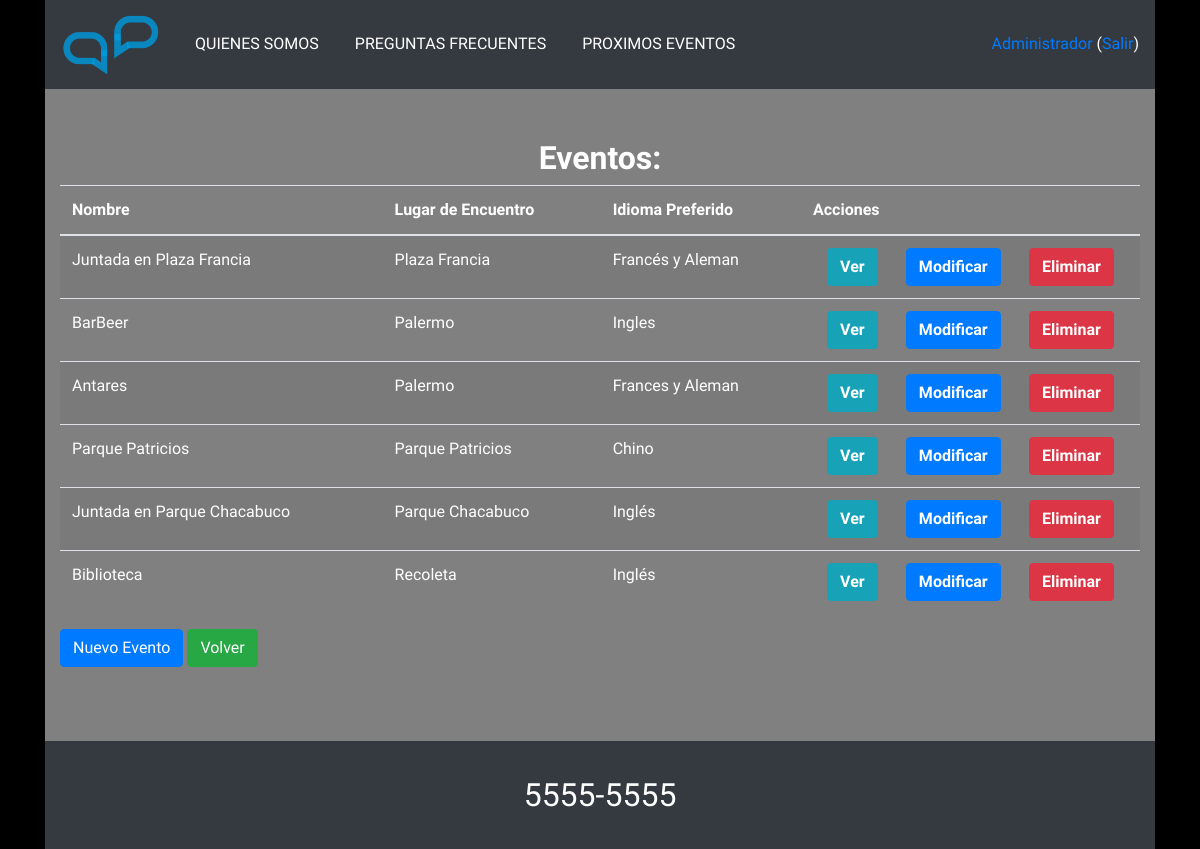
The app's page /VerEventos.php (signed in) with its own data.
### tables this page shows
CREATE TABLE `users` (
  `id` int(10) NOT NULL AUTO_INCREMENT,
  `name` varchar(255) NOT NULL,
  `email` varchar(190) NOT NULL,
  `password` varchar(255) NOT NULL,
  `age` int(10) NOT NULL,
  `telephone` varchar(255) NOT NULL,
  `country` varchar(255) NOT NULL,
  `website` varchar(100) NOT NULL,
  `message` varchar(100) DEFAULT NULL,
  `sex` varchar(100) NOT NULL,
  `language` varchar(100) NOT NULL,
  `role_id` int(11) DEFAULT NULL,
  `created_at` timestamp NULL DEFAULT NULL,
  `updated_at` timestamp NULL DEFAULT NULL,
  `photo` varchar(255) DEFAULT NULL,
  PRIMARY KEY (`id`),
  UNIQUE KEY `users_email_unique` (`email`)
);

CREATE TABLE `events` (
  `id` int(10) NOT NULL AUTO_INCREMENT,
  `name` varchar(190) NOT NULL,
  `site` varchar(500) NOT NULL,
  `language` varchar(100) NOT NULL,
  `status_id` int(11) DEFAULT NULL,
  `created_at` timestamp NULL DEFAULT NULL,
  `updated_at` timestamp NULL DEFAULT NULL,
  PRIMARY KEY (`id`),
  UNIQUE KEY `event_name_unique` (`name`)
);

### funciones.php (called while the page is built, shortened)
<?php
	require_once("connect.php");
	require_once("Clases/usuario.php");
	require_once("Clases/Eventos.php");
	require_once("Clases/evento.php");
  if(isset($_SESSION['id'])) {
		$usuario = traerUsuarioPorId($_SESSION['id']);
	}
	function estaLogueado() {
		return isset($_SESSION['id']);
	}
	function traerUsuarioPorId($id){
		$unUsuario = new usuario(null, null);
		$unUsuario->find($id);
		if($unUsuario){
			return $unUsuario;
		}
		return false;
	}

### connect.php (called while the page is built, shortened)
<?php
	function dbConnect(){
		$ruta = 'mysql:host=localhost; dbname=tpi_db; charset=utf8; port=3306';
		$usuario = 'root';
		$password = 'root';
		$opciones = array(PDO::MYSQL_ATTR_INIT_COMMAND => "SET NAMES utf8");
		try {
			$conn = new PDO($ruta, $usuario, $password, $opciones);
			$conn->setAttribute(PDO::ATTR_ERRMODE, PDO::ERRMODE_EXCEPTION);
			return $conn;
		}
		catch( PDOException $ErrorEnConexion ) {
			echo "Error DB, dbConnect(): ".$ErrorEnConexion->getMessage();
			return false;
		}
	}
?>

### Clases/MySQL_DB.php (called while the page is built, shortened)
<?php
require_once("funciones.php");
class MySQL_DB extends DB
{
  protected $conn;
  public function __construct($conn){
    if($conn){
      $this->conn = $conn;
    }else{
      try {
        $this->conn = new PDO('mysql:host=localhost; dbname=tpi_db; charset=utf8; port=3306', 'root', 'root', array(PDO::MYSQL_ATTR_INIT_COMMAND => "SET NAMES utf8"));
        $this->conn->setAttribute(PDO::ATTR_ERRMODE, PDO::ERRMODE_EXCEPTION);
      } catch (Exception $e) {
        echo $e->getMessage();
        exit;
      }
    }
  }
  public function select($tabla, $columnas, $modelo){
    $campos = '';
    foreach ($columnas as $value) {
      if (in_array($value, $modelo->columns)) {
        $campos .= $value . ',';
      }
    }
    $campos = trim($campos, ',');
    $sql = 'select '.$campos.' from '.$tabla;
    try {
      $ConsultaALaBase = $this->conn->prepare($sql);
      $ConsultaALaBase->execute();
    } catch (Exception $e) {
      $e->getMessage();
    }
    return $ConsultaALaBase->fetchAll(PDO::FETCH_ASSOC);
  }
  public function find($tabla, $id)
  {
    $sql = 'select * from '.$tabla.' where id = :id';
    try {
      $stmt = $this->conn->prepare($sql);
      $stmt->bindValue(':id', $id);
      $stmt->execute();
    } catch(Exception $e) {
      echo "Error MySQL_DB->find();\n";
      $e->getMessage();
      exit;
    }
    return $stmt->fetch(PDO::FETCH_ASSOC);
  }
}

### Clases/Modelo.php (called while the page is built, shortened)
<?php
class Modelo
{
  public $table;
  public $columns;
  public $datos;
  protected $db;
  public function __construct($datos=[], $conn)
  {
    $this->datos = $datos;
    $this->db = new MySQL_DB($conn);
  }
  public function getAttr($attr)
  {
    return isset($this->datos[$attr]) ? $this->datos[$attr] : null;
  }
  public function setAttr($attr, $value)
  {
    $this->datos[$attr] = $value;
  }
  public function select(){
    return $this->db->select($this->table, $this->columns, $this);
  }
  public function find($id){
    $reg = $this->db->find($this->table, $id);
  }
}

### Clases/Eventos.php (called while the page is built, shortened)
<?php
  require_once("evento.php");
  class Eventos {
    public static $TodosLosEventos;
    public static function ObtenerTodos() {
        if (!isset(self::$TodosLosEventos)) {
            $TodosLosEventos = array();
            if(!($conn = dbConnect())) {
              echo "Conexión fallida. Eventos->ObtenerTodos.";
              exit;
            }
            $unEvento = new evento(null, $conn);
            $Registros = $unEvento->select();
            foreach($Registros as $unRegistro) {
            		$unEvento = new evento($unRegistro, $conn);
                $TodosLosEventos[] = $unEvento;
            }
            return $TodosLosEventos;
            self::$TodosLosEventos = $EventosADevolver;
        } else {
            return self::$TodosLosEventos;
        }
      }
  }
?>

### Clases/evento.php (called while the page is built, shortened)
<?php
  require_once('MySQL_DB.php');
  require_once('Modelo.php');
  class evento extends Modelo{
    public function getName(){
      return $this->getAttr('name');
    }
    public function getSite(){
      return $this->getAttr('site');
    }
    public function getLanguage(){
      return $this->getAttr('language');
    }
  }
?>

### Clases/usuario.php (called while the page is built, shortened)
<?php
  require_once('MySQL_DB.php');
  require_once('Modelo.php');
  class usuario extends Modelo{
    public function isAdmin() {
      return $this->getAttr('role_id') == 1;
    }
  }
?>

### VerEventos.php (the view, shortened to what this page needs)
<?php
  require_once("funciones.php");
  require_once("Clases/Eventos.php");
  $TodosLosEventos = Eventos::ObtenerTodos();
  $userIsAdmin = $usuario->isAdmin();
 ?>
  <?php $TituloPagina = "Proximos Eventos"; include 'header.php'; ?>
    <h1>Eventos:</h1>
      <table class="table table-striped table-hover">
        <thead>
          <tr>
            <th>Nombre</th>
            <th>Lugar de Encuentro</th>
            <th>Idioma Preferido</th>
            <th>Acciones</th>
          </tr>
        </thead>
      <tbody>
      <?php foreach($TodosLosEventos as $unEvento): ?>
      <tr>
        <td><?=$unEvento->getName();?></td>
        <td><?=$unEvento->getSite();?></td>
        <td><?=$unEvento->getLanguage();?></td>
        <td>
          <div class="d-flex justify-content-around">
            <form class="" action="EventoDetalle.php" method="get">
              <button type="submit" class="btn btn-info" name="">
                <span><strong>Ver</strong></span>
              </button>
            </form>
            <?php if ($userIsAdmin): ?>
              <form class="" action="EditarEvento.php" method="get">
                <button type="submit" class="btn btn-primary" name="">
                  <span><strong>Modificar</strong></span>
                </button>
              </form>
              <form class="" action="deleteEvent.php" method="post">
                <button type="submit" class="btn btn-danger" name="">
                  <span><strong>Eliminar</strong></span>
                </button>
              </form>
            <?php endif; ?>
          </div>
        </td>
      </tr>
      <?php endforeach; ?>
      </tbody>
      </table>
      <?php if($userIsAdmin):?>
        <a class="btn btn-primary" href="CrearEvento.php">Nuevo Evento</a>
      <?php endif; ?>
      <a class="btn btn-success" href="perfil.php">Volver</a>
      <br><br>
      <?php include 'footer.php'; ?>
    </body>
  </html>

### header.php (shortened to what this page needs)
<?php require_once("funciones.php"); ?>
<!DOCTYPE html>
<html>
  <head>
    <link rel="stylesheet" href="css/styles.css">
  </head>
  <body>
    <div class="container">
      <nav class="navbar navbar-expand-lg navbar-dark bg-dark">
        <a href="index.php" class="navbar-brand">
          <img class="logo" src="images/Logo.png">
        </a>
        <div class="collapse navbar-collapse" id="navbarSupportedContent">
          <ul class="navbar-nav mr-auto mt-2 mt-lg-0">
            <li class="nav-item active"><a href="quienesSomos.php" class="nav-link">QUIENES SOMOS</a></li>
            <li class="nav-item active"><a href="preguntasFrecuentes.php" class="nav-link">PREGUNTAS FRECUENTES</a></li>
            <li class="nav-item active"><a href="VerEventos.php" class="nav-link">PROXIMOS EVENTOS</a></li>
          </ul>
          <div>
            <?php if(estaLogueado()): ?>
              <a href=perfil.php><?= $usuario->getAttr('name') ?> </a>
              (<a href=logout.php>Salir</a>)
            <?php else: ?>
              <a href=registracion.php><ion-icon name="person"></ion-icon>Registrar</a>
              <a href=login.php><ion-icon name="log-in"></ion-icon> Ingresar</a>
            <?php endif;?>
          </div>
        </div>
      </nav>
      <div class="row">
        <div class="col-sm cuerpo color-cuerpo">

### css/styles.css (style rules this page uses)
* { box-sizing: border-box; }
body { background-color: black; font-family: 'PT Sans Narrow', sans-serif; color: white; }
.cuerpo { padding: 50px 15px; margin: 0px 15px 0px 15px; }
.color-cuerpo { background-color: grey; color: white; }
.logo { max-width: 100px; }
h1 { font-family: 'Pattaya', sans-serif; font-weight: bolder; font-size: 2em; text-align: center; }
ul { padding: 0px; }
li { margin: 10px; padding: 0px; list-style: none; border-radius: 10px; }
a { text-decoration: none; }
::placeholder { color: white; }

### records on screen
users: name "Administrador"
events: name "Juntada en Plaza Francia", site "Plaza Francia", language "Francés y Aleman"
events: name "BarBeer", site "Palermo", language "Ingles"
events: name "Antares", site "Palermo", language "Frances y Aleman"
events: name "Parque Patricios", site "Parque Patricios", language "Chino"
events: name "Juntada en Parque Chacabuco", site "Parque Chacabuco", language "Inglés"
events: name "Biblioteca", site "Recoleta", language "Inglés"
